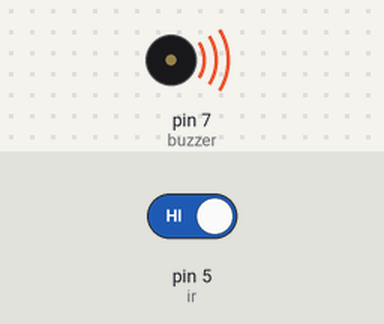
Simulated run of this sketch. Board: Arduino Uno, built with avr-gcc and run on an emulated ATmega328P. Parts: buzzer (waves = sounding, pin HIGH). The inputs (shaded band) are chosen by the test bench; at power-on: pin 5 (ir) HIGH.

Above: at 1.2 s.
1.3 s: pin 5 (ir) driven LOW
At 2.5 s:
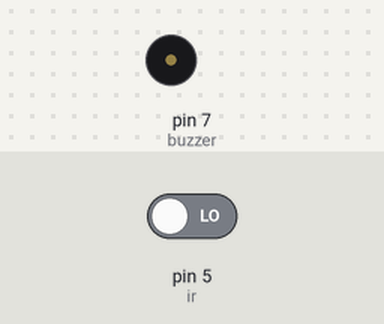
2.8 s: pin 5 (ir) driven HIGH
At 3.7 s:
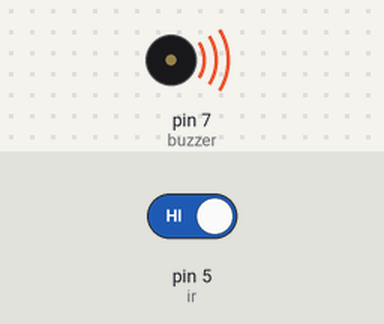
Timing chart, 0 to 5.8 s (numbered marks = the images above; inputs shaded):
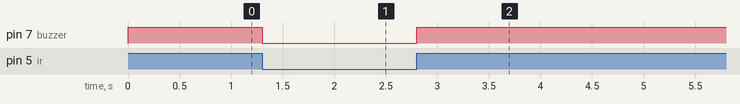

The sketch:

Buzzer.ino
```cpp
int ir = 5;
int irvalue;
int buzzer = 7;

void setup() {
  // put your setup code here, to run once:
  Serial.begin(9600);
  pinMode(buzzer,OUTPUT);
  pinMode(ir, INPUT);
}

void loop() {
  // put your main code here, to run repeatedly:
  irvalue = digitalRead(ir);
  if(irvalue == 0){
    digitalWrite(buzzer,LOW);
  }
  else{
    digitalWrite(buzzer,HIGH);
  }
}
```

Measured:
- after the input at 1.3 s, pin 7 (buzzer): HIGH → LOW at once
- after the input at 2.8 s, pin 7 (buzzer): LOW → HIGH at once
